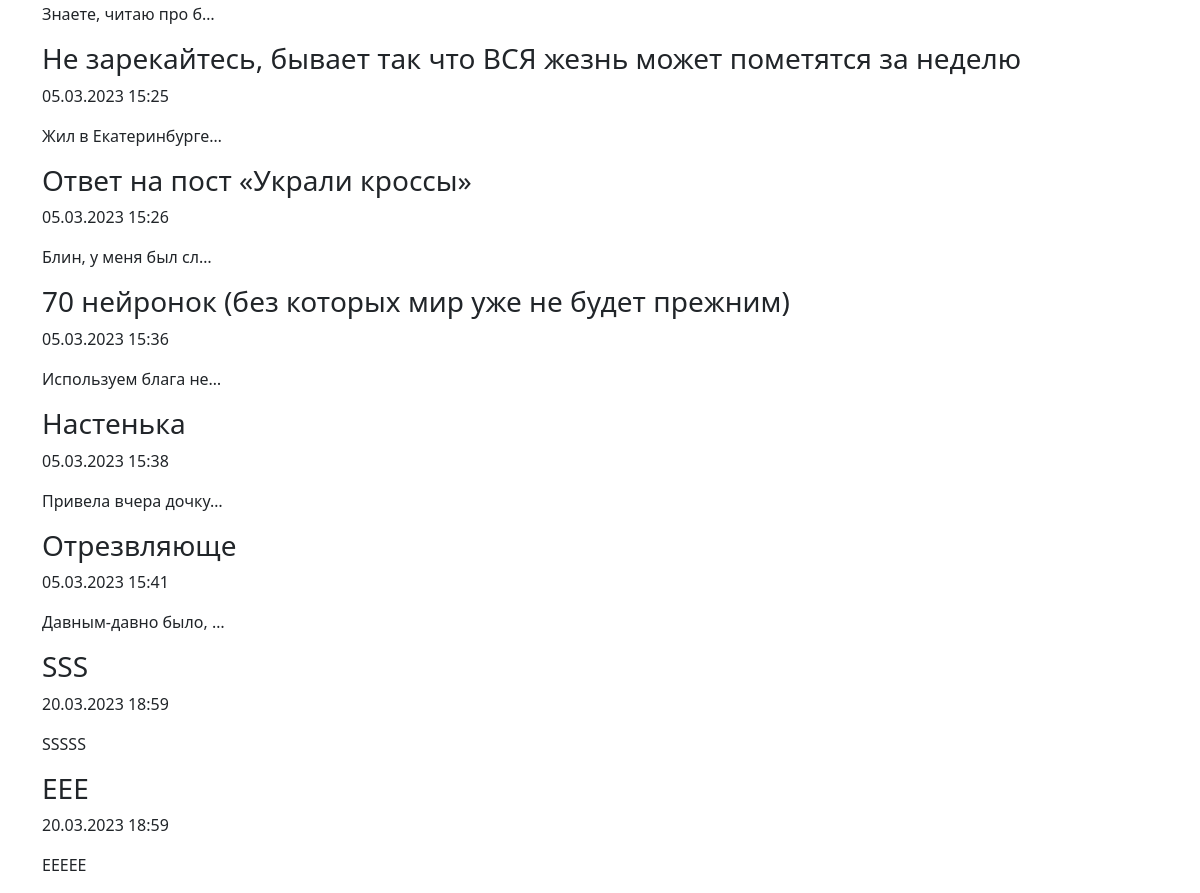
Page /news/search/ (lower part) on the earlier database version.
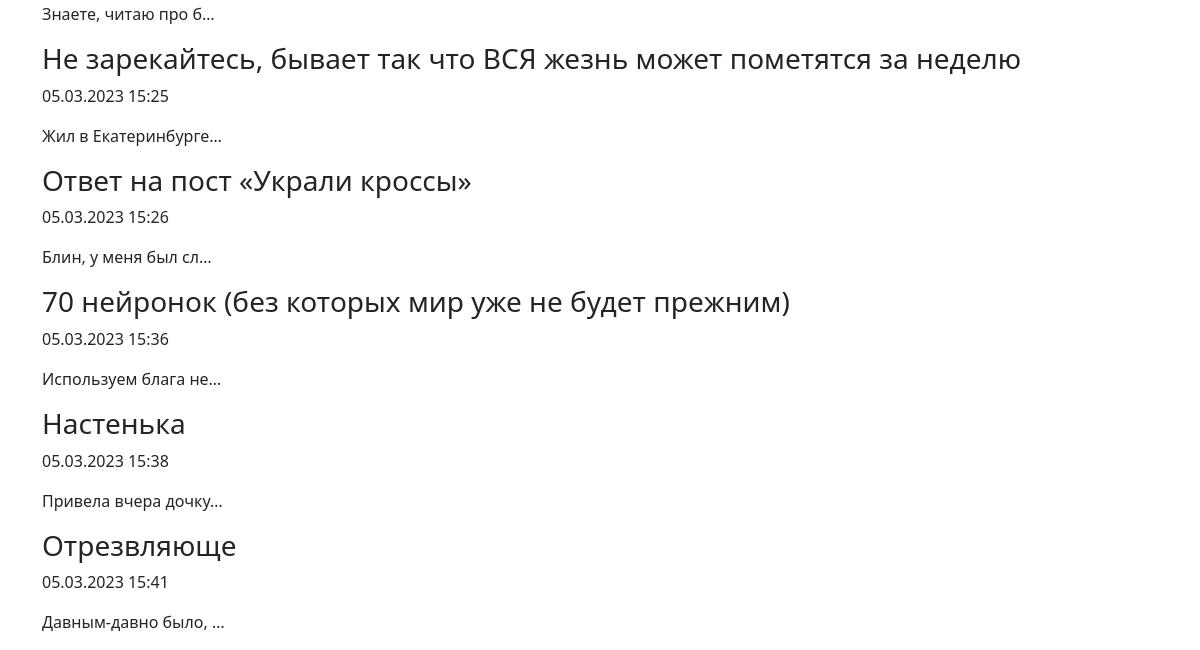
Same page on the later database version.
### news/models.py (models this page shows, shortened)
class Post(models.Model):
    POST_TYPES = (
        ('N', 'Новость'),
        ('A', 'Статья'),
    )
    post_type = models.CharField(max_length=1, choices=POST_TYPES, verbose_name='Тип новости')
    headline = models.CharField(max_length=255, verbose_name='Заголовок')
    body_text = models.TextField(verbose_name='Текст')
    pub_date = models.DateTimeField(auto_now_add=True, verbose_name='Дата публикации')
    author = models.ForeignKey(Author, on_delete=models.CASCADE, verbose_name='Автор')
    category = models.ManyToManyField(Category, through='PostCategory', verbose_name='Категория')
    rating = models.IntegerField(default=0, verbose_name='Рейтинг')
    class Meta:
        verbose_name = 'Публикация'
        verbose_name_plural = 'Публикации'
    def preview(self):
        return f'{self.body_text[0:124]}...'
    preview.short_description = 'Превью'
    def display_category(self):
        return ', '.join([category.name for category in self.category.all()[:3]])
    display_category.short_description = 'Категория'

### news/views.py (the view)
# urls.py: path('search/', SearchView.as_view(), name='search'),
class SearchView(ListView):
    model = Post
    template_name = 'search.html'
    context_object_name = 'posts'
    def get_queryset(self):
        queryset = super().get_queryset()
        self.filterset = NewsFilter(self.request.GET, queryset)
        return self.filterset.qs
    def get_context_data(self, **kwargs):
        context = super().get_context_data(**kwargs)
        context['filterset'] = self.filterset
        return context

### news/censor.py (called while the page is built)
def censor_list():
    cens_list = []
    for i in _list:
        cens_list.append(i[1])
    return cens_list

### news/models.py (called while the page is built)
    def __str__(self):
        return self.name

### news/templatetags/custom_filters.py (called while the page is built)
@register.filter()
def censor(text):
    for word in text.split():
        if word in censor_list():
            text = text.replace(word, f'{word[0]}{"*"*(len(word)-1)}')
    return text

### templates/search.html (shortened to what this page needs)
{% extends 'flatpages/default.html' %}
{% load custom_filters %}
{% load custom_tags %}
{% block content %}
    <br>
    <br>
    {% for post in filterset.qs %}
        <h3>{{ post.headline }}</h3>
        <p>{{ post.pub_date|date:"d.m.Y" }} {{ post.pub_date|time:"H:i" }}</p>
        <p>{{ post.body_text|censor|truncatechars:20|linebreaks }}</p>
    {% endfor %}
{% endblock content %}

Differences in the rows shown:
removed Post: headline "SSS", pub_date "20.03.2023", pub_date "18:59", body_text|censor "SSSSS"
removed Post: headline "EEE", pub_date "20.03.2023", pub_date "18:59", body_text|censor "EEEEE"
